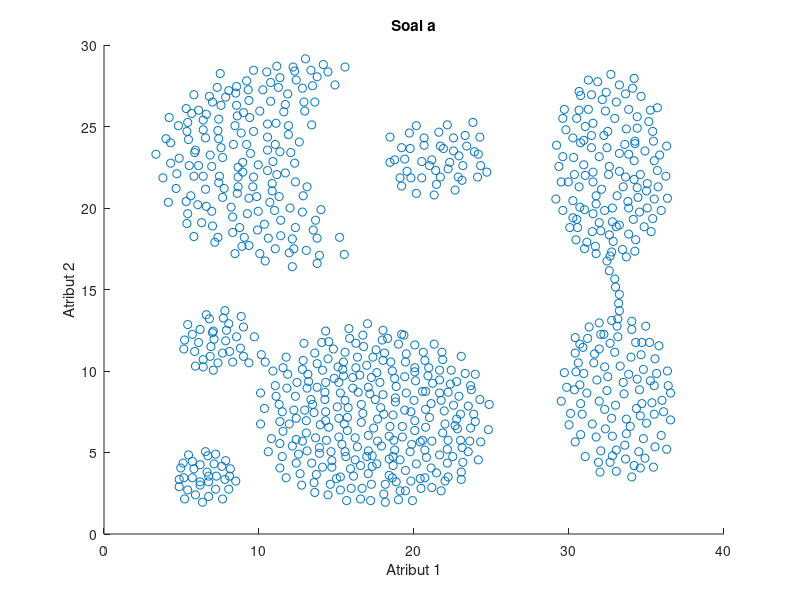
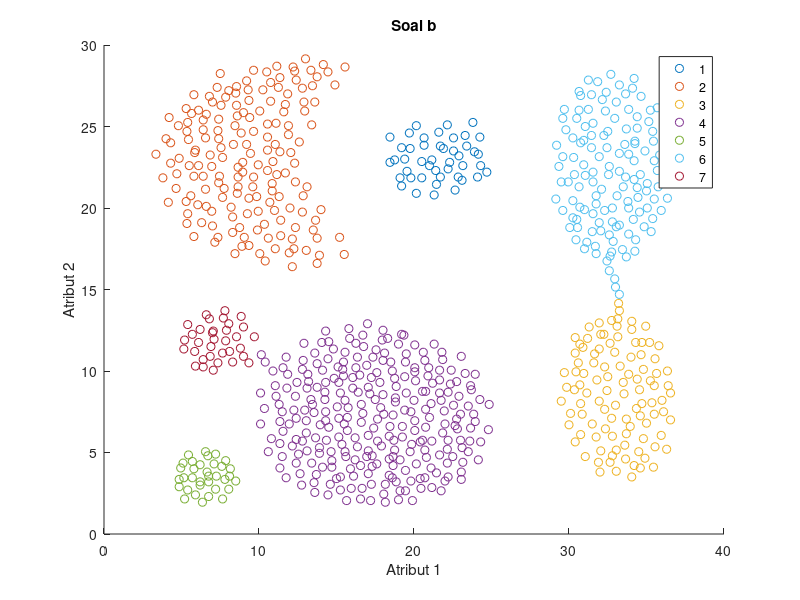

Here is the MATLAB script that generated these plots, in order: (Note: this script raises an error after producing the figures.)
% Nama : Dindin Dhino Alamsyah
% NIM  : 1301144360

close all;
clear;
clc;

% soal a
% load data
dataset = load('Aggregation.csv');
% visualisasi data dalam 1 warna
figure;
scatter(dataset(:,1), dataset(:,2));
xlabel('Atribut 1');
ylabel('Atribut 2');
title('Soal a');

% soal b
% visualisasi data sesuai label
figure;
gscatter(dataset(:,1), dataset(:,2), dataset(:,3));
xlabel('Atribut 1');
ylabel('Atribut 2');
title('Soal b');

% soal d
% run kmeans dengan random centroid dari semua data
k = size(unique(dataset(:,3)),1);
indeks = randperm(size(dataset,1));
centroid = dataset(indeks(1:k),1:2);
[centroid, label] = kmeans(dataset(:,1:2), centroid);
% visualisasi hasil dari soal d
figure;
gscatter(dataset(:,1), dataset(:,2), label);
xlabel('Atribut 1');
ylabel('Atribut 2');
title('Visualisasi hasil dari soal d');
hold on;
scatter(centroid(:,1), centroid(:,2), 50 , '+');
hold off;

% soal f
% run kmeans dengan random centroid dari masing2 label
centroid = zeros(k,2);
for i=1:k
    datapercentroid = dataset(dataset(:,3)==i,1:2);
    indeks = randi(size(datapercentroid,1),1);
    centroid(i,:) = datapercentroid(indeks,:);
end
[centroid, label] = kmeans(dataset(:,1:2), centroid);
% visualisasi hasil dari soal f
figure;
gscatter(dataset(:,1), dataset(:,2), label);
xlabel('Atribut 1');
ylabel('Atribut 2');
title('Visualisasi hasil dari soal f');
hold on;
scatter(centroid(:,1), centroid(:,2), 50 , '+');
hold off;